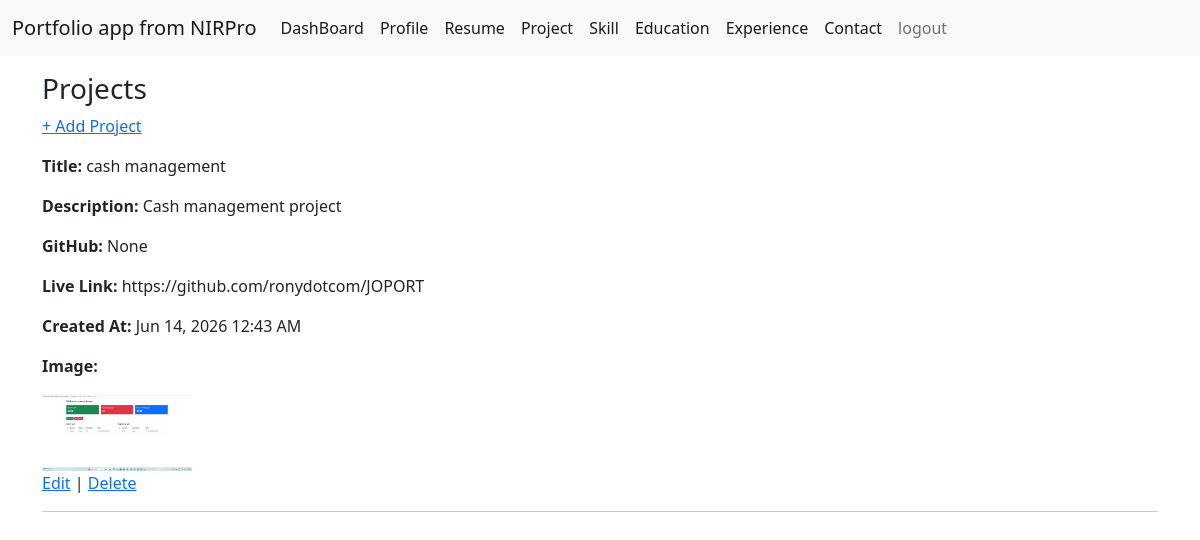
Page /projects/ (signed in) on the committed database.
### portfolio/models.py (models this page shows, shortened)
class Project(models.Model):
    user = models.ForeignKey(User,on_delete=models.CASCADE,null=True)
    title = models.CharField(max_length=200)
    image = models.ImageField(upload_to='projects/',null=True,blank=True)
    description = models.TextField()
    github_link = models.URLField(blank=True,null=True)
    live_link = models.URLField(blank=True,null=True)
    created_at = models.DateTimeField(auto_now_add=True)

### portfolio/views.py (the view)
# urls.py: path('projects/',project_page,name='project_page'),
@login_required
def project_page(request):
    projects=Project.objects.filter(user=request.user).order_by('-id')
    return render(request,'project.html',{'projects':projects})

### portfolio/templates/project.html
{% extends 'master/base.html' %}
{% block content %}
<h3>Projects</h3>
<p>
    <a href="{% url 'add_project_page' %}">+ Add Project</a>
</p>
{% for p in projects %}
<p><b>Title:</b> {{ p.title }}</p>
<p><b>Description:</b> {{ p.description }}</p>
<p><b>GitHub:</b> {{ p.github_link }}</p>
<p><b>Live Link:</b> {{ p.live_link }}</p>
<p><b>Created At:</b> {{ p.created_at|date:"M d, Y h:i A" }}</p>
{% if p.image %}
<p><b>Image:</b></p>
<img src="{{ p.image.url }}" width="150">
{% endif %}
<p>
    <a href="{% url 'update_project_page' p.id %}">Edit</a> |
    <a href="{% url 'delete_project_page' p.id %}">Delete</a>
</p>
<hr>
{% empty %}
<p>No projects</p>
{% endfor %}
{% endblock %}

### rows in the picture
Project: title "cash management", description "Cash management project", github_link "None", live_link "https://github.com/ronydotcom/JOPORT", created_at "Jun 14, 2026 12:43 AM", image (picture)
